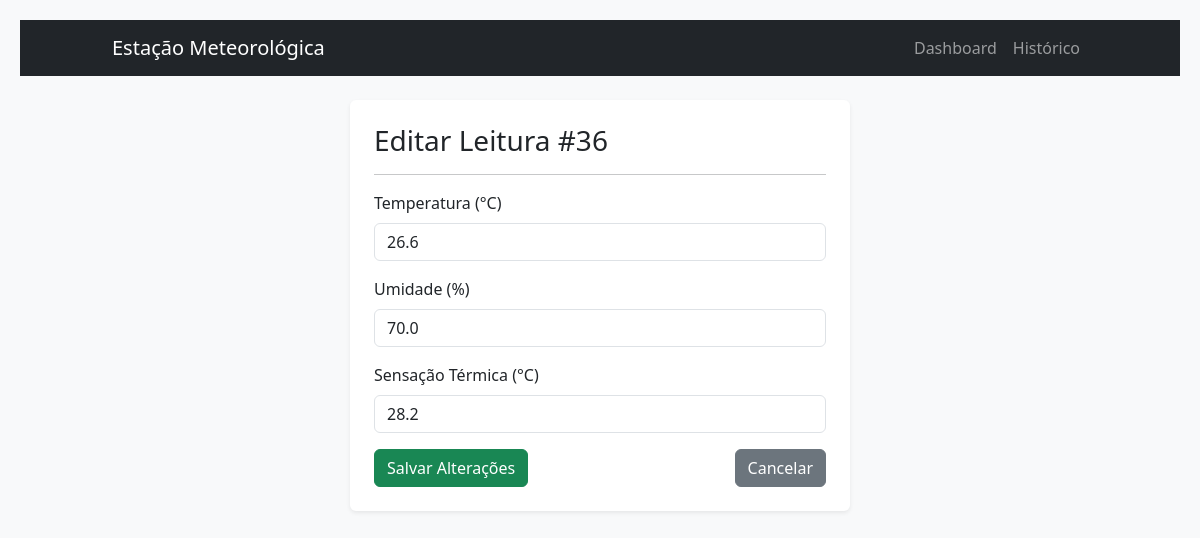
Page /editar/36 on the committed database.
### tables this page shows
CREATE TABLE leituras (
    id INTEGER PRIMARY KEY AUTOINCREMENT,
    temperatura REAL NOT NULL,
    umidade REAL NOT NULL,
    sensacao REAL NOT NULL,
    localizacao TEXT DEFAULT 'Lab Inteli',
    timestamp DATETIME DEFAULT (datetime('now','localtime'))
);

### app.py (the view)
@app.route('/editar/<int:id>')
def editar_pagina(id):
    leitura = buscar_leitura(id)
    if not leitura:
        return "Leitura não encontrada", 404
    return render_template('editar.html', leitura=leitura)

### database.py (called while the page is built)
def get_db_connection():
    conn = sqlite3.connect(DB_NAME, timeout=20)
    conn.execute('PRAGMA journal_mode=WAL')
    conn.execute('PRAGMA synchronous=NORMAL')
    conn.row_factory = sqlite3.Row
    return conn

def buscar_leitura(id):
    conn = get_db_connection()
    leitura = conn.execute('SELECT * FROM leituras WHERE id = ?', (id,)).fetchone()
    conn.close()
    return leitura

### templates/editar.html
{% extends 'base.html' %}
{% block content %}
<div class="row justify-content-center">
    <div class="col-md-6 bg-white p-4 rounded shadow-sm">
        <h3>Editar Leitura #{{ leitura.id }}</h3>
        <hr>
        <form action="/leituras/{{ leitura.id }}" method="POST">
            <div class="mb-3">
                <label class="form-label">Temperatura (°C)</label>
                <input type="number" step="0.1" name="temperatura" class="form-control" value="{{ leitura.temperatura }}" required>
            </div>
            <div class="mb-3">
                <label class="form-label">Umidade (%)</label>
                <input type="number" step="0.1" name="umidade" class="form-control" value="{{ leitura.umidade }}" required>
            </div>
            <div class="mb-3">
                <label class="form-label">Sensação Térmica (°C)</label>
                <input type="number" step="0.1" name="sensacao" class="form-control" value="{{ leitura.sensacao }}" required>
            </div>
            <div class="d-flex justify-content-between">
                <button type="submit" class="btn btn-success">Salvar Alterações</button>
                <a href="/leituras" class="btn btn-secondary">Cancelar</a>
            </div>
        </form>
    </div>
</div>
{% endblock %}

### static/css/style.css (style rules this page uses)
body { font-family: 'Segoe UI', Tahoma, Geneva, Verdana, sans-serif; background-color: #f4f7f6; margin: 0; padding: 20px; }

### rows in the picture
leituras: id "36", temperatura "26.6", umidade "70.0", sensacao "28.2"
